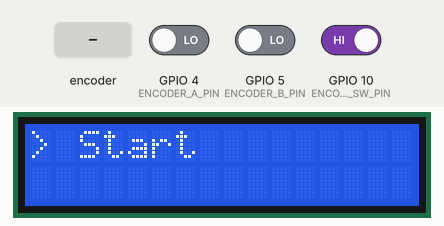
Simulated run of this sketch. Board: Seeed XIAO ESP32-C3. On the bench: 16×2 character LCD. The test bench sets the inputs (shaded band); at power-on: GPIO 10 (ENCODER_SW_PIN) HIGH, GPIO 4 (ENCODER_A_PIN) LOW, GPIO 5 (ENCODER_B_PIN) LOW. Nothing arrives over Bluetooth unless stated; a phone connects over Bluetooth LE 3 s after start.

Above: at 1.2 s.
1.3 s: rotary encoder on GPIO 4 (ENCODER_A_PIN) / GPIO 5 (ENCODER_B_PIN) turned 3 steps (first pin leading)
At 2.8 s:
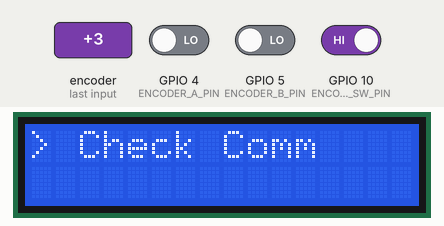
3.4 s: GPIO 10 (ENCODER_SW_PIN) driven LOW
At 5.3 s:
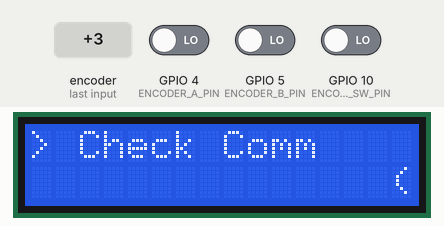
Timing chart, 0 to 6.8 s (numbered marks = the images above; inputs shaded):
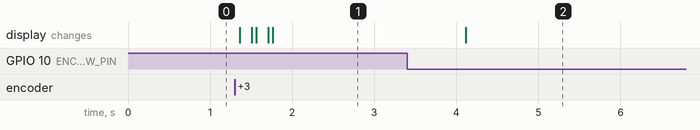

Measured:
- after the input at 1.3 s, the display: changes after 0.06 s (image 1)
- after the input at 3.4 s, the display: changes after 0.72 s (image 2)

The sketch:

MainFlightCtrl.ino
```cpp
#include <Arduino.h>
#include <Wire.h>
#include <LiquidCrystal_I2C.h>
#include <BLEDevice.h>
#include <BLEServer.h>
#include <BLEUtils.h>

// Definicje pinów dla Seeed Xiao ESP32-C3
#define SWITCH_PIN 3
#define KEY_PIN 2
#define ENCODER_A_PIN 4
#define ENCODER_B_PIN 5
#define ENCODER_SW_PIN 10

// Adres I2C wyświetlacza (zazwyczaj 0x27 lub 0x3F)
#define I2C_ADDR 0x27

// Inicjalizacja wyświetlacza LCD I2C (adres, kolumny, wiersze)
LiquidCrystal_I2C lcd(I2C_ADDR, 16, 2);

// Zmienne globalne
int menuIndex = 0;
bool communicationStatus = false;

// BLE
BLEServer *pServer = NULL;
BLECharacteristic *pCharacteristic = NULL;
bool deviceConnected = false;

// UUID dla usługi i charakterystyki BLE
#define SERVICE_UUID        "181A"
#define CHARACTERISTIC_UUID "2A56"

// Funkcje pomocnicze
void displayMenu() {
  lcd.clear();
  if (menuIndex == 0) {
    lcd.print("> Start");
  } else if (menuIndex == 1) {
    lcd.print("> Check Comm");
  }

  if (communicationStatus) {
    lcd.setCursor(15, 1);
    lcd.print("(C)");
  }
}

void startSequence() {
  lcd.clear();
  lcd.print("Waiting for keys");

  // Czekanie na przełączenie obu przełączników
  while (!(digitalRead(SWITCH_PIN) && digitalRead(KEY_PIN))) {
    delay(100);
  }

  // Odliczanie
  for (int i = 10; i >= 0; i--) {
    lcd.setCursor(0, 1);
    lcd.print("Start in: ");
    lcd.print(i);
    lcd.print("s ");
    delay(1000);
  }

  if (deviceConnected) {
    pCharacteristic->setValue("START");
    pCharacteristic->notify();
  }
}

void checkCommunication() {
  if (deviceConnected) {
    pCharacteristic->setValue("KOMUNIKACJA");
    pCharacteristic->notify();

    // Oczekiwanie na odpowiedź (symulowane)
    delay(500);
    communicationStatus = true;
  } else {
    lcd.clear();
    lcd.print("No device conn");
    delay(2000);
  }
}

// Klasa obsługująca BLE serwer
class MyServerCallbacks: public BLEServerCallbacks {
  void onConnect(BLEServer* pServer) {
    deviceConnected = true;
  }

  void onDisconnect(BLEServer* pServer) {
    deviceConnected = false;
  }
};

void setup() {
  pinMode(SWITCH_PIN, INPUT);
  pinMode(KEY_PIN, INPUT);
  pinMode(ENCODER_A_PIN, INPUT);
  pinMode(ENCODER_B_PIN, INPUT);
  pinMode(ENCODER_SW_PIN, INPUT_PULLUP);

  // Inicjalizacja I2C i wyświetlacza
  Wire.begin(6, 7);  // SDA = GPIO 6, SCL = GPIO 7
  lcd.init();
  lcd.backlight();

  // Inicjalizacja BLE
  BLEDevice::init("ESP32-C3");
  pServer = BLEDevice::createServer();
  pServer->setCallbacks(new MyServerCallbacks());

  BLEService *pService = pServer->createService(SERVICE_UUID);
  pCharacteristic = pService->createCharacteristic(
                      CHARACTERISTIC_UUID,
                      BLECharacteristic::PROPERTY_READ |
                      BLECharacteristic::PROPERTY_WRITE |
                      BLECharacteristic::PROPERTY_NOTIFY
                    );

  pService->start();
  BLEAdvertising *pAdvertising = BLEDevice::getAdvertising();
  pAdvertising->start();

  displayMenu();
}

void loop() {
  static int lastMenuIndex = -1;

  // Obsługa enkodera
  static int lastEncoderA = LOW;
  int encoderA = digitalRead(ENCODER_A_PIN);

  if (encoderA != lastEncoderA) {
    if (digitalRead(ENCODER_B_PIN) != encoderA) {
      menuIndex++;
    } else {
      menuIndex--;
    }

    if (menuIndex < 0) menuIndex = 1;
    if (menuIndex > 1) menuIndex = 0;

    lastEncoderA = encoderA;
  }

  // Wyświetlaj menu, gdy indeks zmienił się
  if (menuIndex != lastMenuIndex) {
    displayMenu();
    lastMenuIndex = menuIndex;
  }

  // Obsługa kliknięcia enkodera
  if (digitalRead(ENCODER_SW_PIN) == LOW) {
    delay(200);  // Debounce
    if (menuIndex == 0) {
      startSequence();
    } else if (menuIndex == 1) {
      checkCommunication();
    }

    displayMenu();
  }
}
```
